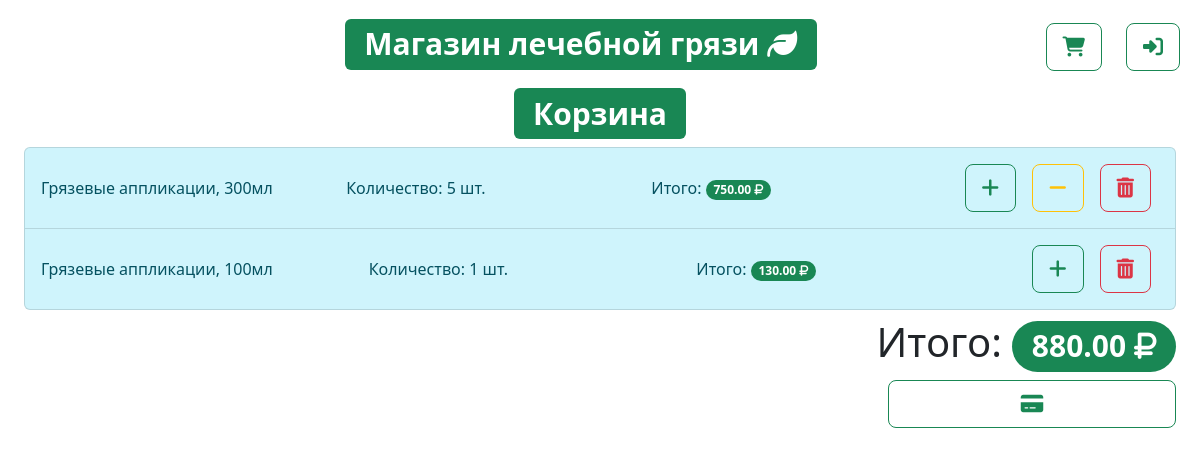
The app's page /show_cart (signed in) with its own data.
### shop/models.py (models this page shows)
class ProductInCart(models.Model):
    user_id = models.ForeignKey(User, on_delete=models.CASCADE)
    product_id = models.ForeignKey(Product, on_delete=models.CASCADE)
    quantify = models.PositiveIntegerField()

### shop/views.py (the view)
# urls.py: path('show_cart', views.show_cart, name='show_cart'),
def show_cart(request):
    total = 0
    if request.user.is_authenticated:
        myuser = User.objects.get(id=request.user.id)
        product_in_cart_obj = ProductInCart.objects.filter(user_id=request.user.id).values('id','product_id','product_id__name', 'product_id__price', 'quantify')
        for prod in product_in_cart_obj:
            prod['calculated_value'] = prod['quantify'] * prod['product_id__price']
            total += (prod['quantify'] * prod['product_id__price'])
        context = {
            'products': product_in_cart_obj,
            'total': total
        }
        return render(request, 'shop/cart.html', context)
    else:
        return redirect('login')

### shop/templates/shop/cart.html (shortened to what this page needs)
{% extends 'shop/layout.html' %}
{% block content %}
    <div class="container text-center"><h1><span class="badge text-bg-success">Корзина</span></h1></div>
    <div class="container-fluid">
        {% if products %}
            <ul class="list-group">
                {% for product in products %}
                <li class="list-group-item list-group-item-info d-flex">
                    <div class="col align-self-center">{{product.product_id__name}}</div>
                    <div class="col align-self-center">Количество: {{product.quantify}} шт.</div>
                    <div class="col align-self-center">Итого: <span class="badge bg-success rounded-pill">{{ product.calculated_value }} <i class="fa-solid fa-ruble-sign"></i></span></div>
                    <a href="{% url 'add_to_cart_plus' product.product_id %}" class="align-self-center m-2"><button type="button" class="btn btn-outline-success btn-lg"><i class="fa-solid fa-plus"></i></button></a>
                    {% if product.quantify != 1 %}
                        <a href="{% url 'remove_to_cart_minus' product.product_id %}" class="align-self-center m-2"><button type="button" class="btn btn-outline-warning btn-lg"><i class="fa-solid fa-minus"></i></button></a>
                    {% endif %}
                    <a href="{% url 'remove_from_cart' product.id %}" class="align-self-center m-2"><button type="button" class="btn btn-outline-danger btn-lg"><i class="fa-solid fa-trash-can"></i></button></a>
                </li>
                {% endfor %}
            </ul>
        {% else %}
            <div class="container text-center mt-5 mb-5"><h2>Корзина пуста...</h1></div>
        {% endif %}
    </div>
<div class="container-fluid text-end mt-2">
    <h1>Итого: <span class="badge bg-success rounded-pill">{{ total }} <i class="fa-solid fa-ruble-sign"></i></span></h1>
    <a href="{% url 'create_order' %}" class="align-self-center"><button type="button" class="btn btn-outline-success btn-lg w-25"><i class="fa-solid fa-credit-card"></i></button></a>
</div>
{% endblock %}

### records on screen
ProductInCart: product_id__name "Грязевые аппликации, 300мл", quantify "5", calculated_value "750.00"
ProductInCart: product_id__name "Грязевые аппликации, 100мл", quantify "1", calculated_value "130.00"

### other values on screen
{{ total }} "880.00"
